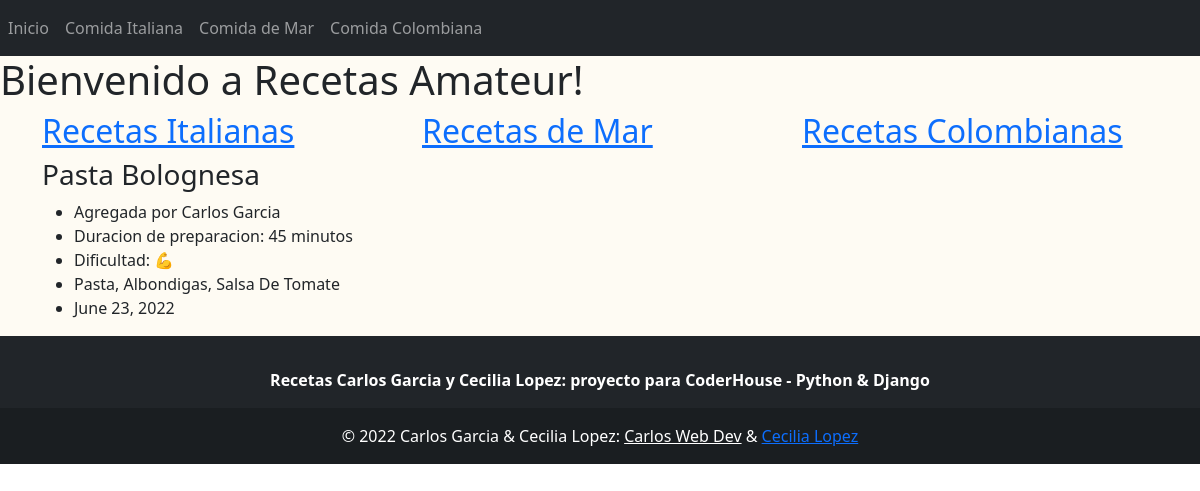
/, run on an earlier commit of the app's database.
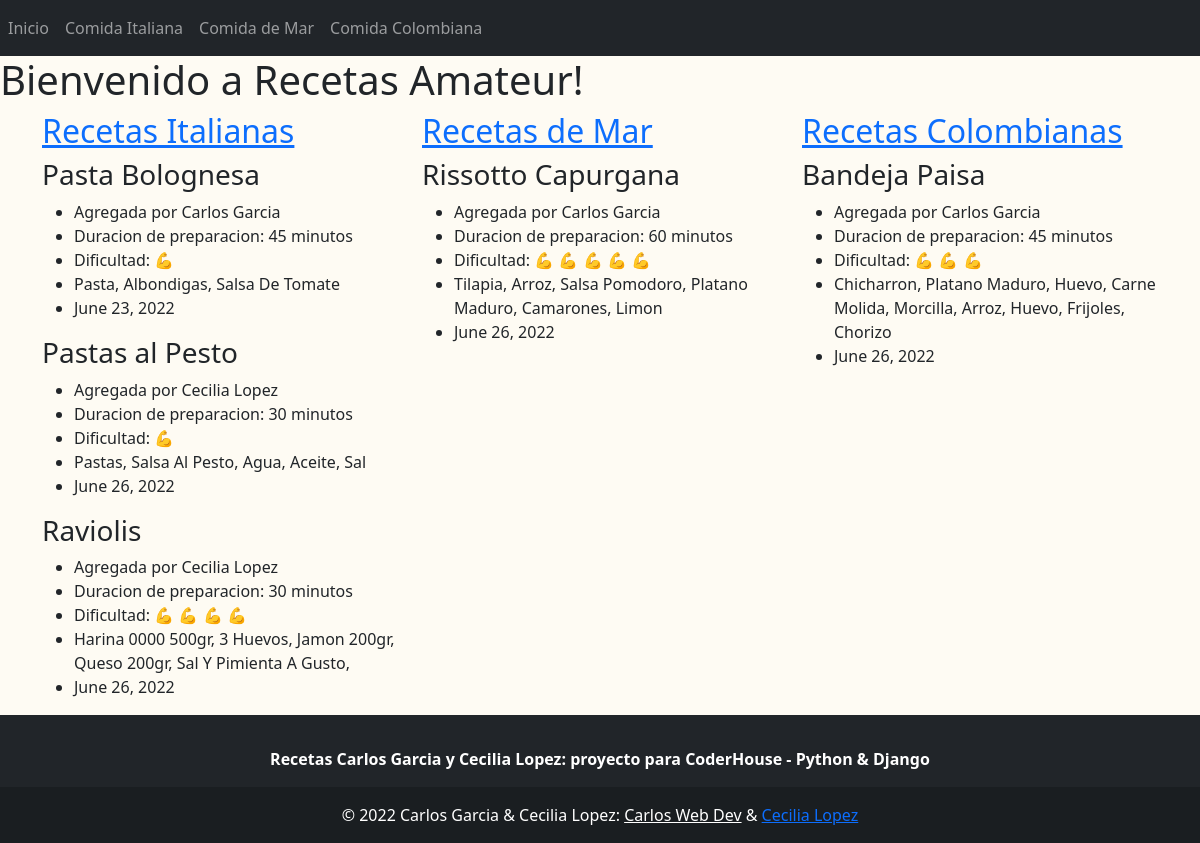
And on a later commit of the database.
### my_app/models.py (models this page shows, shortened)
class RecetasItalianas(models.Model):
    nombre_plato = models.CharField(max_length=30, unique=True, null=False)
    tiempo_cocina = models.IntegerField(unique=False, null=False, validators=[MinValueValidator(15), MaxValueValidator(60)])
    ingredientes = models.CharField(max_length=100 ,unique=False, null=False)
    autor = models.CharField(max_length=30, unique=False, null=False)
    dificultad = models.IntegerField(unique=False, null=False, validators=[MinValueValidator(1), MaxValueValidator(5)])
    fecha_agregada = models.DateField(unique=False, null=False)

class RecetasMar(models.Model):
    nombre_plato = models.CharField(max_length=30, unique=True, null=False)
    tiempo_cocina = models.IntegerField(unique=False, null=False, validators=[MinValueValidator(15), MaxValueValidator(60)])
    ingredientes = models.CharField(max_length=100 ,unique=False, null=False)
    autor = models.CharField(max_length=30, unique=False, null=False)
    dificultad = models.IntegerField(unique=False, null=False, validators=[MinValueValidator(1), MaxValueValidator(5)])
    fecha_agregada = models.DateField(unique=False, null=False)

class RecetasColombianas(models.Model):
    nombre_plato = models.CharField(max_length=30, unique=True, null=False)
    tiempo_cocina = models.IntegerField(unique=False, null=False, validators=[MinValueValidator(15), MaxValueValidator(60)])
    ingredientes = models.CharField(max_length=100 ,unique=False, null=False)
    autor = models.CharField(max_length=30, unique=False, null=False)
    dificultad = models.IntegerField(unique=False, null=False, validators=[MinValueValidator(1), MaxValueValidator(5)])
    fecha_agregada = models.DateField(unique=False, null=False)

### my_app/views.py (the view)
# urls.py: path('', views.home, name='home'),
def home(request):
    recetas_italianas = models.RecetasItalianas.objects.all()
    recetas_mar = models.RecetasMar.objects.all()
    recetas_colombianas = models.RecetasColombianas.objects.all()
    context = {
        'italianas': recetas_italianas,
        'mar': recetas_mar,
        'colombianas': recetas_colombianas
    }
    return render(request, f'{path_template}{templates_my_app[0]}', context=context)

### my_app/templates/my_app/index.html
{% extends 'my_app/base.html' %}
{% block content %}
<div class="home">
<div>
    <h1>Bienvenido a Recetas Amateur!</h1>
</div>
<div class="container">
    <div class="row row-cols-3">
        <div class="col-6 col-md-4">
            <h2><a href="{% url 'my_app:italiana' %}">Recetas Italianas</a></h2>
            {% for receta in italianas %}
            <h3>{{receta.nombre_plato}}</h3>
            <ul>
                    <li>Agregada por {{receta.autor}}</li>
                    <li>Duracion de preparacion: {{ receta.tiempo_cocina }} minutos</li>
                <li>Dificultad: {% if receta.dificultad == 1 %}
                    💪
                    {% elif receta.dificultad == 2 %}
                    💪 💪
                    {% elif receta.dificultad == 3 %}
                    💪 💪 💪
                    {% elif receta.dificultad == 4 %}
                    💪 💪 💪 💪
                    {% elif receta.dificultad == 5 %}
                    💪 💪 💪 💪 💪
                    {% endif %}
                </li>
                <li>{{receta.ingredientes|title}}</li>
                <li>{{receta.fecha_agregada}}</li>
            </ul>
            {% endfor %}
        </div>
        <div class="col-6 col-md-4">
            <h2><a href="{% url 'my_app:mar' %}">Recetas de Mar</a></h2>
            {% for receta in mar %}
            <h3>{{receta.nombre_plato}}</h3>
            <ul>
                    <li>Agregada por {{receta.autor}}</li>
                    <li>Duracion de preparacion: {{ receta.tiempo_cocina }} minutos</li>
                <li>Dificultad: {% if receta.dificultad == 1 %}
                    💪
                    {% elif receta.dificultad == 2 %}
                    💪 💪
                    {% elif receta.dificultad == 3 %}
                    💪 💪 💪
                    {% elif receta.dificultad == 4 %}
                    💪 💪 💪 💪
                    {% elif receta.dificultad == 5 %}
                    💪 💪 💪 💪 💪
                    {% endif %}
                </li>
                <li>{{receta.ingredientes|title}}</li>
                <li>{{receta.fecha_agregada}}</li>
            </ul>
            {% endfor %}
        </div>
        <div class="col-6 col-md-4">
            <h2><a href="{% url 'my_app:colombiana' %}">Recetas Colombianas</a></h2>
            {% for receta in colombianas %}
            <h3>{{receta.nombre_plato}}</h3>
            <ul>
                    <li>Agregada por {{receta.autor}}</li>
                    <li>Duracion de preparacion: {{ receta.tiempo_cocina }} minutos</li>
                <li>Dificultad: {% if receta.dificultad == 1 %}
                    💪
                    {% elif receta.dificultad == 2 %}
                    💪 💪
                    {% elif receta.dificultad == 3 %}
                    💪 💪 💪
                    {% elif receta.dificultad == 4 %}
                    💪 💪 💪 💪
                    {% elif receta.dificultad == 5 %}
                    💪 💪 💪 💪 💪
                    {% endif %}
                </li>
                <li>{{receta.ingredientes|title}}</li>
                <li>{{receta.fecha_agregada}}</li>
            </ul>
            {% endfor %}
        </div>
    </div>
</div>
</div>
{% endblock %}

### my_app/templates/my_app/base.html (shortened to what this page needs)
{% load static %}
<!DOCTYPE html>
<html lang="en">
<head>
  <link href="https://cdn.jsdelivr.net/npm/bootstrap@5.2.0-beta1/dist/css/bootstrap.min.css" rel="stylesheet"
>
  <link rel="stylesheet" href="{% static 'my_app/styles.css' %}">
</head>
<nav class="navbar navbar-expand-lg navbar-dark bg-dark head">
  <div class="collapse navbar-collapse" id="navbarNavDropdown">
    <ul class="navbar-nav">
      <li class="nav-item active">
        <a class="nav-link" href="{% url 'my_app:home'%}">Inicio </a>
      </li>
      <li class="nav-item">
        <a class="nav-link" href="{% url 'my_app:italiana' %}">Comida Italiana</a>
      </li>
      <li class="nav-item">
        <a class="nav-link" href="{% url 'my_app:mar' %}">Comida de Mar</a>
      </li>
      <li class="nav-item">
        <a class="nav-link" href="{% url 'my_app:colombiana' %}">Comida Colombiana</a>
      </li>
    </ul>
  </div>
</nav>
<body>
  {% block content %}
  {% endblock %}
</body>
<footer class="bg-dark text-center text-white">
  <div class="container p-4 pb-0">
    <section class="">
      <div class="row d-flex justify-content-center">
        <div class="col-auto">
          <p class="pt-2">
            <strong>Recetas Carlos Garcia y Cecilia Lopez: proyecto para CoderHouse - Python & Django</strong>
          </p>
        </div>
      </div>
    </section>
  </div>
  <div class="text-center p-3" style="background-color: rgba(0, 0, 0, 0.2);">
    © 2022 Carlos Garcia & Cecilia Lopez:
    <a class="text-white" href="https://github.com/CarlosGarciaWeb">Carlos Web Dev</a> & <a
      href="https://github.com/CeciliaLopezVera">Cecilia Lopez</a>
  </div>
</footer>
</html>

### my_app/static/my_app/styles.css (style rules this page uses)
.forms, .home { background-color: #FEFBF3; }
.head { background-color: #EEEDDE; color: #141E27; }

What changed in the data, as far as the page shows it:
added RecetasItalianas: nombre_plato "Pastas al Pesto", autor "Cecilia Lopez", tiempo_cocina "30", ingredientes "Pastas, Salsa Al Pesto, Agua, Aceite, Sal", fecha_agregada "June 26, 2022"
added RecetasItalianas: nombre_plato "Raviolis", autor "Cecilia Lopez", tiempo_cocina "30", ingredientes "Harina 0000 500gr, 3 Huevos, Jamon 200gr, Queso 200gr, Sal Y Pimienta A Gusto,", fecha_agregada "June 26, 2022"
added RecetasMar: nombre_plato "Rissotto Capurgana", autor "Carlos Garcia", tiempo_cocina "60", ingredientes "Tilapia, Arroz, Salsa Pomodoro, Platano Maduro, Camarones, Limon", fecha_agregada "June 26, 2022"
added RecetasColombianas: nombre_plato "Bandeja Paisa", autor "Carlos Garcia", tiempo_cocina "45", ingredientes "Chicharron, Platano Maduro, Huevo, Carne Molida, Morcilla, Arroz, Huevo, Frijoles, Chorizo", fecha_agregada "June 26, 2022"
